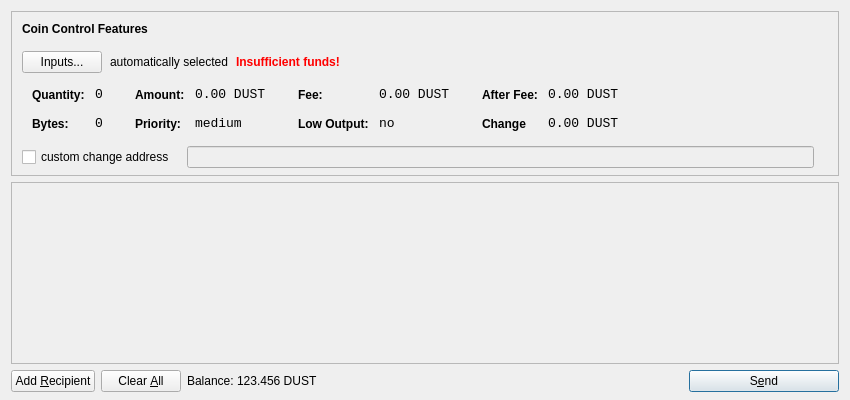
<?xml version="1.0" encoding="UTF-8"?>
<ui version="4.0">
 <class>SendCoinsDialog</class>
 <widget class="QDialog" name="SendCoinsDialog">
  <property name="geometry">
   <rect>
    <x>0</x>
    <y>0</y>
    <width>850</width>
    <height>400</height>
   </rect>
  </property>
  <property name="windowTitle">
   <string>Send Coins</string>
  </property>
  <layout class="QVBoxLayout" name="verticalLayout" stretch="0,1,0">
   <property name="bottomMargin">
    <number>8</number>
   </property>
   <item>
    <widget class="QFrame" name="frameCoinControl">
     <property name="sizePolicy">
      <sizepolicy hsizetype="Expanding" vsizetype="Expanding">
       <horstretch>0</horstretch>
       <verstretch>0</verstretch>
      </sizepolicy>
     </property>
     <property name="maximumSize">
      <size>
       <width>16777215</width>
       <height>16777215</height>
      </size>
     </property>
     <property name="frameShape">
      <enum>QFrame::StyledPanel</enum>
     </property>
     <property name="frameShadow">
      <enum>QFrame::Sunken</enum>
     </property>
     <layout class="QVBoxLayout" name="verticalLayoutCoinControl2">
      <property name="spacing">
       <number>-1</number>
      </property>
      <property name="leftMargin">
       <number>0</number>
      </property>
      <property name="topMargin">
       <number>0</number>
      </property>
      <property name="rightMargin">
       <number>0</number>
      </property>
      <property name="bottomMargin">
       <number>6</number>
      </property>
      <item>
       <layout class="QVBoxLayout" name="verticalLayoutCoinControl" stretch="0,0,0,0,1">
        <property name="spacing">
         <number>0</number>
        </property>
        <property name="leftMargin">
         <number>10</number>
        </property>
        <property name="topMargin">
         <number>10</number>
        </property>
        <item>
         <layout class="QHBoxLayout" name="horizontalLayoutCoinControl1">
          <property name="bottomMargin">
           <number>15</number>
          </property>
          <item>
           <widget class="QLabel" name="labelCoinControlFeatures">
            <property name="sizePolicy">
             <sizepolicy hsizetype="Preferred" vsizetype="Maximum">
              <horstretch>0</horstretch>
              <verstretch>0</verstretch>
             </sizepolicy>
            </property>
            <property name="font">
             <font>
              <weight>75</weight>
              <bold>true</bold>
             </font>
            </property>
            <property name="styleSheet">
             <string notr="true">font-weight:bold;</string>
            </property>
            <property name="text">
             <string>Coin Control Features</string>
            </property>
           </widget>
          </item>
         </layout>
        </item>
        <item>
         <layout class="QHBoxLayout" name="horizontalLayoutCoinControl2" stretch="0,0,0,0">
          <property name="spacing">
           <number>8</number>
          </property>
          <property name="bottomMargin">
           <number>10</number>
          </property>
          <item>
           <widget class="QPushButton" name="pushButtonCoinControl">
            <property name="styleSheet">
             <string notr="true"/>
            </property>
            <property name="text">
             <string>Inputs...</string>
            </property>
           </widget>
          </item>
          <item>
           <widget class="QLabel" name="labelCoinControlAutomaticallySelected">
            <property name="text">
             <string>automatically selected</string>
            </property>
            <property name="margin">
             <number>5</number>
            </property>
           </widget>
          </item>
          <item>
           <widget class="QLabel" name="labelCoinControlInsuffFunds">
            <property name="font">
             <font>
              <weight>75</weight>
              <bold>true</bold>
             </font>
            </property>
            <property name="styleSheet">
             <string notr="true">color:red;font-weight:bold;</string>
            </property>
            <property name="text">
             <string>Insufficient funds!</string>
            </property>
            <property name="margin">
             <number>5</number>
            </property>
           </widget>
          </item>
          <item>
           <spacer name="horizontalSpacerCoinControl">
            <property name="orientation">
             <enum>Qt::Horizontal</enum>
            </property>
            <property name="sizeHint" stdset="0">
             <size>
              <width>40</width>
              <height>1</height>
             </size>
            </property>
           </spacer>
          </item>
         </layout>
        </item>
        <item>
         <widget class="QWidget" name="widgetCoinControl" native="true">
          <property name="sizePolicy">
           <sizepolicy hsizetype="Preferred" vsizetype="Preferred">
            <horstretch>0</horstretch>
            <verstretch>0</verstretch>
           </sizepolicy>
          </property>
          <property name="minimumSize">
           <size>
            <width>0</width>
            <height>0</height>
           </size>
          </property>
          <property name="styleSheet">
           <string notr="true"/>
          </property>
          <layout class="QHBoxLayout" name="horizontalLayoutCoinControl5">
           <property name="margin">
            <number>0</number>
           </property>
           <item>
            <layout class="QHBoxLayout" name="horizontalLayoutCoinControl3" stretch="0,0,0,1">
             <property name="spacing">
              <number>20</number>
             </property>
             <property name="topMargin">
              <number>0</number>
             </property>
             <property name="bottomMargin">
              <number>10</number>
             </property>
             <item>
              <layout class="QFormLayout" name="formLayoutCoinControl1">
               <property name="horizontalSpacing">
                <number>10</number>
               </property>
               <property name="verticalSpacing">
                <number>14</number>
               </property>
               <property name="leftMargin">
                <number>10</number>
               </property>
               <property name="topMargin">
                <number>4</number>
               </property>
               <property name="rightMargin">
                <number>6</number>
               </property>
               <item row="0" column="0">
                <widget class="QLabel" name="labelCoinControlQuantityText">
                 <property name="styleSheet">
                  <string notr="true">font-weight:bold;</string>
                 </property>
                 <property name="text">
                  <string>Quantity:</string>
                 </property>
                 <property name="margin">
                  <number>0</number>
                 </property>
                </widget>
               </item>
               <item row="0" column="1">
                <widget class="QLabel" name="labelCoinControlQuantity">
                 <property name="font">
                  <font>
                   <family>Monospace</family>
                   <pointsize>10</pointsize>
                  </font>
                 </property>
                 <property name="cursor">
                  <cursorShape>IBeamCursor</cursorShape>
                 </property>
                 <property name="contextMenuPolicy">
                  <enum>Qt::ActionsContextMenu</enum>
                 </property>
                 <property name="text">
                  <string>0</string>
                 </property>
                 <property name="margin">
                  <number>0</number>
                 </property>
                 <property name="textInteractionFlags">
                  <set>Qt::LinksAccessibleByMouse|Qt::TextSelectableByKeyboard|Qt::TextSelectableByMouse</set>
                 </property>
                </widget>
               </item>
               <item row="1" column="0">
                <widget class="QLabel" name="labelCoinControlBytesText">
                 <property name="styleSheet">
                  <string notr="true">font-weight:bold;</string>
                 </property>
                 <property name="text">
                  <string>Bytes:</string>
                 </property>
                </widget>
               </item>
               <item row="1" column="1">
                <widget class="QLabel" name="labelCoinControlBytes">
                 <property name="font">
                  <font>
                   <family>Monospace</family>
                   <pointsize>10</pointsize>
                  </font>
                 </property>
                 <property name="cursor">
                  <cursorShape>IBeamCursor</cursorShape>
                 </property>
                 <property name="contextMenuPolicy">
                  <enum>Qt::ActionsContextMenu</enum>
                 </property>
                 <property name="text">
                  <string>0</string>
                 </property>
                 <property name="textInteractionFlags">
                  <set>Qt::LinksAccessibleByMouse|Qt::TextSelectableByKeyboard|Qt::TextSelectableByMouse</set>
                 </property>
                </widget>
               </item>
              </layout>
             </item>
             <item>
              <layout class="QFormLayout" name="formLayoutCoinControl2">
               <property name="horizontalSpacing">
                <number>10</number>
               </property>
               <property name="verticalSpacing">
                <number>14</number>
               </property>
               <property name="leftMargin">
                <number>6</number>
               </property>
               <property name="topMargin">
                <number>4</number>
               </property>
               <property name="rightMargin">
                <number>6</number>
               </property>
               <item row="0" column="0">
                <widget class="QLabel" name="labelCoinControlAmountText">
                 <property name="styleSheet">
                  <string notr="true">font-weight:bold;</string>
                 </property>
                 <property name="text">
                  <string>Amount:</string>
                 </property>
                 <property name="margin">
                  <number>0</number>
                 </property>
                </widget>
               </item>
               <item row="0" column="1">
                <widget class="QLabel" name="labelCoinControlAmount">
                 <property name="font">
                  <font>
                   <family>Monospace</family>
                   <pointsize>10</pointsize>
                  </font>
                 </property>
                 <property name="cursor">
                  <cursorShape>IBeamCursor</cursorShape>
                 </property>
                 <property name="contextMenuPolicy">
                  <enum>Qt::ActionsContextMenu</enum>
                 </property>
                 <property name="text">
                  <string>0.00 DUST</string>
                 </property>
                 <property name="textInteractionFlags">
                  <set>Qt::LinksAccessibleByMouse|Qt::TextSelectableByKeyboard|Qt::TextSelectableByMouse</set>
                 </property>
                </widget>
               </item>
               <item row="1" column="0">
                <widget class="QLabel" name="labelCoinControlPriorityText">
                 <property name="styleSheet">
                  <string notr="true">font-weight:bold;</string>
                 </property>
                 <property name="text">
                  <string>Priority:</string>
                 </property>
                </widget>
               </item>
               <item row="1" column="1">
                <widget class="QLabel" name="labelCoinControlPriority">
                 <property name="font">
                  <font>
                   <family>Monospace</family>
                   <pointsize>10</pointsize>
                  </font>
                 </property>
                 <property name="cursor">
                  <cursorShape>IBeamCursor</cursorShape>
                 </property>
                 <property name="contextMenuPolicy">
                  <enum>Qt::ActionsContextMenu</enum>
                 </property>
                 <property name="text">
                  <string>medium</string>
                 </property>
                 <property name="textInteractionFlags">
                  <set>Qt::LinksAccessibleByMouse|Qt::TextSelectableByKeyboard|Qt::TextSelectableByMouse</set>
                 </property>
                </widget>
               </item>
              </layout>
             </item>
             <item>
              <layout class="QFormLayout" name="formLayoutCoinControl3">
               <property name="horizontalSpacing">
                <number>10</number>
               </property>
               <property name="verticalSpacing">
                <number>14</number>
               </property>
               <property name="leftMargin">
                <number>6</number>
               </property>
               <property name="topMargin">
                <number>4</number>
               </property>
               <property name="rightMargin">
                <number>6</number>
               </property>
               <item row="0" column="0">
                <widget class="QLabel" name="labelCoinControlFeeText">
                 <property name="styleSheet">
                  <string notr="true">font-weight:bold;</string>
                 </property>
                 <property name="text">
                  <string>Fee:</string>
                 </property>
                 <property name="margin">
                  <number>0</number>
                 </property>
                </widget>
               </item>
               <item row="0" column="1">
                <widget class="QLabel" name="labelCoinControlFee">
                 <property name="font">
                  <font>
                   <family>Monospace</family>
                   <pointsize>10</pointsize>
                  </font>
                 </property>
                 <property name="cursor">
                  <cursorShape>IBeamCursor</cursorShape>
                 </property>
                 <property name="contextMenuPolicy">
                  <enum>Qt::ActionsContextMenu</enum>
                 </property>
                 <property name="text">
                  <string>0.00 DUST</string>
                 </property>
                 <property name="textInteractionFlags">
                  <set>Qt::LinksAccessibleByMouse|Qt::TextSelectableByKeyboard|Qt::TextSelectableByMouse</set>
                 </property>
                </widget>
               </item>
               <item row="1" column="0">
                <widget class="QLabel" name="labelCoinControlLowOutputText">
                 <property name="styleSheet">
                  <string notr="true">font-weight:bold;</string>
                 </property>
                 <property name="text">
                  <string>Low Output:</string>
                 </property>
                </widget>
               </item>
               <item row="1" column="1">
                <widget class="QLabel" name="labelCoinControlLowOutput">
                 <property name="font">
                  <font>
                   <family>Monospace</family>
                   <pointsize>10</pointsize>
                  </font>
                 </property>
                 <property name="cursor">
                  <cursorShape>IBeamCursor</cursorShape>
                 </property>
                 <property name="contextMenuPolicy">
                  <enum>Qt::ActionsContextMenu</enum>
                 </property>
                 <property name="text">
                  <string>no</string>
                 </property>
                 <property name="textInteractionFlags">
                  <set>Qt::LinksAccessibleByMouse|Qt::TextSelectableByKeyboard|Qt::TextSelectableByMouse</set>
                 </property>
                </widget>
               </item>
              </layout>
             </item>
             <item>
              <layout class="QFormLayout" name="formLayoutCoinControl4">
               <property name="horizontalSpacing">
                <number>10</number>
               </property>
               <property name="verticalSpacing">
                <number>14</number>
               </property>
               <property name="leftMargin">
                <number>6</number>
               </property>
               <property name="topMargin">
                <number>4</number>
               </property>
               <property name="rightMargin">
                <number>6</number>
               </property>
               <item row="0" column="0">
                <widget class="QLabel" name="labelCoinControlAfterFeeText">
                 <property name="styleSheet">
                  <string notr="true">font-weight:bold;</string>
                 </property>
                 <property name="text">
                  <string>After Fee:</string>
                 </property>
                 <property name="margin">
                  <number>0</number>
                 </property>
                </widget>
               </item>
               <item row="0" column="1">
                <widget class="QLabel" name="labelCoinControlAfterFee">
                 <property name="font">
                  <font>
                   <family>Monospace</family>
                   <pointsize>10</pointsize>
                  </font>
                 </property>
                 <property name="cursor">
                  <cursorShape>IBeamCursor</cursorShape>
                 </property>
                 <property name="contextMenuPolicy">
                  <enum>Qt::ActionsContextMenu</enum>
                 </property>
                 <property name="text">
                  <string>0.00 DUST</string>
                 </property>
                 <property name="textInteractionFlags">
                  <set>Qt::LinksAccessibleByMouse|Qt::TextSelectableByKeyboard|Qt::TextSelectableByMouse</set>
                 </property>
                </widget>
               </item>
               <item row="1" column="0">
                <widget class="QLabel" name="labelCoinControlChangeText">
                 <property name="styleSheet">
                  <string notr="true">font-weight:bold;</string>
                 </property>
                 <property name="text">
                  <string>Change</string>
                 </property>
                </widget>
               </item>
               <item row="1" column="1">
                <widget class="QLabel" name="labelCoinControlChange">
                 <property name="font">
                  <font>
                   <family>Monospace</family>
                   <pointsize>10</pointsize>
                  </font>
                 </property>
                 <property name="cursor">
                  <cursorShape>IBeamCursor</cursorShape>
                 </property>
                 <property name="contextMenuPolicy">
                  <enum>Qt::ActionsContextMenu</enum>
                 </property>
                 <property name="text">
                  <string>0.00 DUST</string>
                 </property>
                 <property name="textInteractionFlags">
                  <set>Qt::LinksAccessibleByMouse|Qt::TextSelectableByKeyboard|Qt::TextSelectableByMouse</set>
                 </property>
                </widget>
               </item>
              </layout>
             </item>
            </layout>
           </item>
          </layout>
         </widget>
        </item>
        <item>
         <layout class="QHBoxLayout" name="horizontalLayoutCoinControl4" stretch="0,0,0">
          <property name="spacing">
           <number>12</number>
          </property>
          <property name="sizeConstraint">
           <enum>QLayout::SetDefaultConstraint</enum>
          </property>
          <property name="topMargin">
           <number>5</number>
          </property>
          <property name="rightMargin">
           <number>5</number>
          </property>
          <item>
           <widget class="QCheckBox" name="checkBoxCoinControlChange">
            <property name="text">
             <string>custom change address</string>
            </property>
           </widget>
          </item>
          <item>
           <widget class="QLineEdit" name="lineEditCoinControlChange">
            <property name="enabled">
             <bool>false</bool>
            </property>
            <property name="sizePolicy">
             <sizepolicy hsizetype="Expanding" vsizetype="Fixed">
              <horstretch>0</horstretch>
              <verstretch>0</verstretch>
             </sizepolicy>
            </property>
           </widget>
          </item>
          <item>
           <widget class="QLabel" name="labelCoinControlChangeLabel">
            <property name="sizePolicy">
             <sizepolicy hsizetype="Preferred" vsizetype="Expanding">
              <horstretch>0</horstretch>
              <verstretch>0</verstretch>
             </sizepolicy>
            </property>
            <property name="minimumSize">
             <size>
              <width>0</width>
              <height>0</height>
             </size>
            </property>
            <property name="text">
             <string/>
            </property>
            <property name="margin">
             <number>3</number>
            </property>
           </widget>
          </item>
         </layout>
        </item>
        <item>
         <spacer name="verticalSpacerCoinControl">
          <property name="orientation">
           <enum>Qt::Vertical</enum>
          </property>
          <property name="sizeHint" stdset="0">
           <size>
            <width>800</width>
            <height>1</height>
           </size>
          </property>
         </spacer>
        </item>
       </layout>
      </item>
     </layout>
    </widget>
   </item>
   <item>
    <widget class="QScrollArea" name="scrollArea">
     <property name="widgetResizable">
      <bool>true</bool>
     </property>
     <widget class="QWidget" name="scrollAreaWidgetContents">
      <property name="geometry">
       <rect>
        <x>0</x>
        <y>0</y>
        <width>830</width>
        <height>165</height>
       </rect>
      </property>
      <layout class="QVBoxLayout" name="verticalLayout_2">
       <property name="margin">
        <number>0</number>
       </property>
       <item>
        <layout class="QVBoxLayout" name="entries">
         <property name="spacing">
          <number>6</number>
         </property>
        </layout>
       </item>
       <item>
        <spacer name="verticalSpacer">
         <property name="orientation">
          <enum>Qt::Vertical</enum>
         </property>
         <property name="sizeHint" stdset="0">
          <size>
           <width>20</width>
           <height>40</height>
          </size>
         </property>
        </spacer>
       </item>
      </layout>
     </widget>
    </widget>
   </item>
   <item>
    <layout class="QHBoxLayout" name="horizontalLayout">
     <item>
      <widget class="QPushButton" name="addButton">
       <property name="toolTip">
        <string>Send to multiple recipients at once</string>
       </property>
       <property name="text">
        <string>Add &amp;Recipient</string>
       </property>
       <property name="icon">
        <iconset resource="../bitcoin.qrc">
         <normaloff>:/icons/add</normaloff>:/icons/add</iconset>
       </property>
       <property name="autoDefault">
        <bool>false</bool>
       </property>
      </widget>
     </item>
     <item>
      <widget class="QPushButton" name="clearButton">
       <property name="sizePolicy">
        <sizepolicy hsizetype="Minimum" vsizetype="Fixed">
         <horstretch>0</horstretch>
         <verstretch>0</verstretch>
        </sizepolicy>
       </property>
       <property name="toolTip">
        <string>Remove all transaction fields</string>
       </property>
       <property name="text">
        <string>Clear &amp;All</string>
       </property>
       <property name="icon">
        <iconset resource="../bitcoin.qrc">
         <normaloff>:/icons/remove</normaloff>:/icons/remove</iconset>
       </property>
       <property name="autoRepeatDelay">
        <number>300</number>
       </property>
       <property name="autoDefault">
        <bool>false</bool>
       </property>
      </widget>
     </item>
     <item>
      <layout class="QHBoxLayout" name="horizontalLayout_2">
       <property name="spacing">
        <number>3</number>
       </property>
       <item>
        <widget class="QLabel" name="label">
         <property name="sizePolicy">
          <sizepolicy hsizetype="Preferred" vsizetype="Fixed">
           <horstretch>0</horstretch>
           <verstretch>0</verstretch>
          </sizepolicy>
         </property>
         <property name="text">
          <string>Balance:</string>
         </property>
        </widget>
       </item>
       <item>
        <widget class="QLabel" name="labelBalance">
         <property name="sizePolicy">
          <sizepolicy hsizetype="Preferred" vsizetype="Fixed">
           <horstretch>0</horstretch>
           <verstretch>0</verstretch>
          </sizepolicy>
         </property>
         <property name="cursor">
          <cursorShape>IBeamCursor</cursorShape>
         </property>
         <property name="text">
          <string>123.456 DUST</string>
         </property>
         <property name="textInteractionFlags">
          <set>Qt::LinksAccessibleByMouse|Qt::TextSelectableByKeyboard|Qt::TextSelectableByMouse</set>
         </property>
        </widget>
       </item>
      </layout>
     </item>
     <item>
      <spacer name="horizontalSpacer">
       <property name="orientation">
        <enum>Qt::Horizontal</enum>
       </property>
       <property name="sizeHint" stdset="0">
        <size>
         <width>40</width>
         <height>20</height>
        </size>
       </property>
      </spacer>
     </item>
     <item>
      <widget class="QPushButton" name="sendButton">
       <property name="minimumSize">
        <size>
         <width>150</width>
         <height>0</height>
        </size>
       </property>
       <property name="toolTip">
        <string>Confirm the send action</string>
       </property>
       <property name="text">
        <string>S&amp;end</string>
       </property>
       <property name="icon">
        <iconset resource="../bitcoin.qrc">
         <normaloff>:/icons/send</normaloff>:/icons/send</iconset>
       </property>
       <property name="default">
        <bool>true</bool>
       </property>
      </widget>
     </item>
    </layout>
   </item>
  </layout>
 </widget>
 <resources>
  <include location="../bitcoin.qrc"/>
 </resources>
 <connections/>
</ui>
